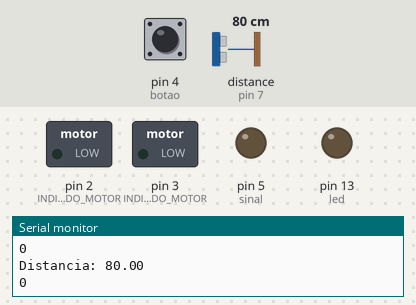
Bench run of a sketch on a simulated Arduino Uno, built with avr-gcc and run on an emulated ATmega328P. On the bench: switched loads named in the sketch (green lamp = pin HIGH), output pins drawn as LEDs (lit = HIGH), the last lines printed to the serial monitor. Wiring (inferred from the names in the program): ultrasonic range finder: trigger pin 6; echo pin 7. Inputs (shaded band) come from the test bench; at power-on: distance to the obstacle (sensor on pin 7) 80 cm, pin 4 (botao) LOW. The echo pulse lasts 58.3 µs per cm; pins used as bus, display or sensor lines are not drawn.

Above: at 1.2 s.
1.3 s: distance to the obstacle (sensor on pin 7) set to 33 cm
3.3 s: distance to the obstacle (sensor on pin 7) set to 27 cm
At 5.0 s:
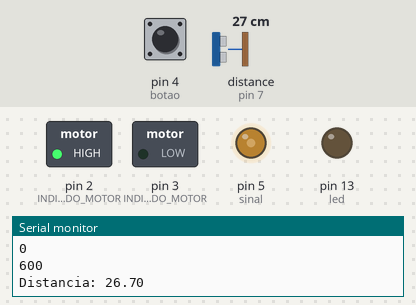
At 15.5 s:
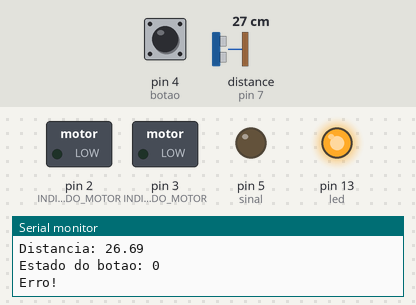
Timing chart, 0 to 15.8 s (numbered marks = the images above; inputs shaded):
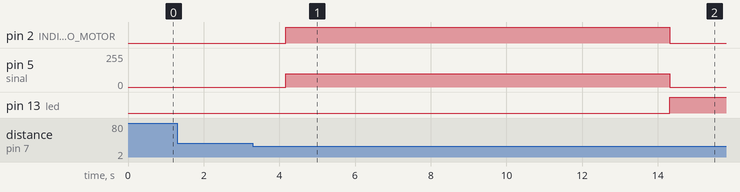

Measured:
- the behaviour switches between 30 and 29 cm on distance to the obstacle (sensor on pin 7) (found by bisection; images 0 and 1)
- after the input at 3.3 s, pin 2 (INDICA_O_SENTIDO_DO_MOTOR): LOW → HIGH after 0.87 s, → LOW 10.1 s later; pin 5 (sinal): 0/255 → 100/255 after 0.87 s, → 0/255 10.1 s later; pin 13 (led): LOW → HIGH after 11.0 s

The sketch:

sketch_dec7a_copy_20231216111735_FINAL.ino
```cpp
// C++ CODE


///////// PROJETO BEBEDOURO AUTOMÁTICO/////////////////////
//INTRODUÇÃO A ENGENHARIA ELÉTRICA E ALGORÍTIMO E LÓGICA DE PROGRAMAÇÃO


// /////////////////////DEFININDOS OS PINOS////////////////////
#define trig 6
#define echo 7
#define led 13
#define sinal 5
#define botao 4

////////////////////////////INICIALIZANDO VARIÁVEIS/////////////////////////////////////

short pwm=100;  //SINAL DO PWM RESPONSÁVEL POR CONTROLAR A POTENCIA DO MOTOR ATRAVÉS DA PONTE H
short distan_min= 10;  //DEFINE A DISTÂNCIA MÍNIMA DE ACIONAMENTO DO SISTEMA
short distan_max=30;  //DEFINE A DISTÂNCIA MÁXIMA DE ACIONAMENTO DO SISTEMA
long int tempo_inativo=5000; //DEFINE O TEMPO QUE VAI FICAR INOPERANTE APÓS ESTADO DE ERRO
long int temp_max=10000;  //DEFINE O TEMPO MÁXIMO QUE PODE PERMANECER LIGADO.

float duracao, distancia; ///VARIAVEIS RESPONSÁVEIS POR CALCULAR A DISTANCIA DO SENSOR
long int cont_delay=0; //CONTA O TEMPO AO ACIONAR O MOTOR PELO SENSOR OU PELOS BOTÕES

void setup()
{

  ////////////////////DEFININDO ENTRADAS, SAIDAS E ESTADOS LÓGICOS////////////////////////

  Serial.begin(9600);   //O MONITOR SERIAL É ACIONADO
  pinMode(echo, INPUT); //PINO QUE DETECTA O PULSO RETONADO PELO SENSOR É DEFINIDO COMO ENTRADA
  pinMode(trig, OUTPUT); //PINO QUE ENVIA UM PULSO PARA O SENSOR É DEFINIDO COMO SAÍDA
  pinMode(botao, INPUT); //PINO DO BOTÃO É CONFIGURADO COMO INPUT
  pinMode(sinal, OUTPUT);  //PINO ONDE É ENVIADO O SINAL PWM PARA PONTE H
  pinMode(led, OUTPUT);  ////SAIDA QUE INDICA O BEBEDEOURO EM ESTADO DE ERRO

  /////PINOS 2 E 3 SÃO RESPONSÁVEIS POR COMANDAR O SENTIDO E ATIVAÇÃO DO MOTOR, PORTANTO DEVEM ESTAR EM ESTADO 0
  pinMode(2, OUTPUT);     //INDICA O SENTIDO DO MOTOR
  pinMode(3, OUTPUT);     //INDICA O SENTIDO DO MOTOR
  digitalWrite(3,LOW);    //É MANTIDO EM ESTADO BAIXO
  digitalWrite(2,LOW);    //É MANTIDO EM ESTADO BAIXO

}

void loop()
{   //INICIALMENTE O SENSOR PRECISA ESTAR ATIVO USANDO A FUNÇÃO DIST(); PARA CALCULAR A DISTANCIA DE DETECÇÃO
  dist();
  Serial.println(digitalRead(botao));    ///PRINTA O ESTADO DO BOTÃO NO MONITOR

  ///////ACIONAMENTO ATRAVES DO ESTADO DO BOTÃO///////////////
  if(digitalRead(botao)==1){       //SE BOTÃO PRECIONADO, ENTRE E FAÇA OS COMANDOS ABAIXO
    delay(500);                   //  DELAY PARA ACIONAMENTO
    cont_delay=0;                 // VARIAVEL CONTADORA ZERADA A CADA CICLO
    if(digitalRead(botao)==1){    // SE REALMENTE ESTA PRECIONADO, CONTINUE
      digitalWrite(2,HIGH);       // O MOTOR ESTÁ APTO PARA SER ACIONADO
      analogWrite(sinal,pwm);     // SINAL RECEBE PWM
      while(digitalRead(botao)==1 and cont_delay<temp_max){  // ENQUANTO BOTÃO PRECIONADO E CONTADOR FOR MENOR QUE O TEMPO MAXIMO ESTIPULADO
        Serial.println(digitalRead(botao));                //PRINT O ESTADO DO BOTÃO
        delay(200);
        cont_delay+=200;                                  // CONTE O TEMPO
        Serial.println(cont_delay);                      //MOSTRE A CONTAGEM NA TELA
      }

    }
    if(cont_delay>=temp_max){   //SE OS SINAIS DE ENTRADA PERMANECERAM ATÉ O TEMPO MÁXIMO SER ATINGIDO
      pare();  //A FUNÇÃO PARE É ACESSADA
    }
    else{        //SE NÃO, OS SINAIS DE ENTRADA FORAM RETIRADOS ANTES DO TEMPO MÁXIMO SER ATINGIDO.
      delay(500); //DEMORA 500 MILISEGUNDOS
      digitalWrite(2,LOW);  //O SINAL ALTO REFERNETE AO SENTIDO É PARADO
      analogWrite(sinal,0);  //O PULSO PWM É PARADO
    }
  }


  ///////ACIONAMENTO ATRAVES DO ESTADO DO SENSOR ULTRASSÔNICO///////////////
  if(distancia>=distan_min && distancia<=distan_max){  //SE DISTANCIA CALCULADA ESTIVER ENTRE A ESTIPULADA, ENTRE E FAÇA OS COMANDOS ABAIXO
    delay(500);                                             //  DELAY PARA ACIONAMENTO
    cont_delay=0;                                         // VARIAVEL CONTADORA ZERADA A CADA CICLO
    if(distancia>=distan_min && distancia<=distan_max){    // SE REALMENTE A DISTANCIA ESTA CERTA, CONTINUE
      digitalWrite(2,HIGH);                                // O MOTOR ESTÁ APTO PARA SER ACIONADO
      analogWrite(sinal,pwm);                              // SINAL RECEBE PWM
      while(distancia>=distan_min && distancia<=distan_max and cont_delay<temp_max){ // ENQUANTO DISTANCIA ESTIVER DENTRO DO INTERVALO E CONTADOR FOR MENOR QUE O TEMPO MAXIMO ESTIPULADO
        dist();                                                    //ATUALIZE O VALOR DA VARIAVEL DISTANCIA
        Serial.println(digitalRead(botao));                        //MOSTRE A CONDIÇÃO DO BOTÃO
        cont_delay+=200;                                           // CONTE O TEMPO
        Serial.println(cont_delay);                               //MOSTRE A CONTAGEM NA TELA
      }
    }
    if(cont_delay>=temp_max){    //SE OS SINAIS DE ENTRADA PERMANECERAM ATÉ O TEMPO MÁXIMO SER ATINGIDO
      pare();                     //A FUNÇÃO PARE(); É ACESSADA
    }
    else{                        //SE NÃO, OS SINAIS DE ENTRADA FORAM RETIRADOS ANTES DO TEMPO MÁXIMO SER ATINGIDO.
      delay(500);                //DEMORA 500 MILISEGUNDOS
      digitalWrite(2,LOW);          //O SINAL ALTO REFERNETE AO SENTIDO É PARADO
      analogWrite(sinal,0);           //O PULSO PWM É PARADO
    }
  }

}

void dist(){
  digitalWrite(trig, HIGH);   //É ENVIADO UM SINAL ALTO PARA O TRIG
  delayMicroseconds(10);      //O ESTADO ALTO É MANTIDO DURANTE 10 MICROSEGUNDOS
  digitalWrite(trig, LOW);    //O SINAL ALTO É INTERROMPIDO

  duracao = pulseIn(echo, HIGH);  //DURACAO RECEBE O TEMPO DE RETORNO DO PULSO ENVIADO PELO ECHO
  distancia = (duracao*.0343)/2;     //DISTANCIA CALCULADA CONFORME A VELOCIDADE DO SOM
  delay(200);           //DELAY DE 200 MILISEGUNDOS
  Serial.print("Distancia: ");
  Serial.println(distancia);    //A DISTÂNCIA É MOSTRADA NO MONITOR SERIAL
}

void pare(){
  ////////////////A BOMBA É DESLIGADA////////////////////////////
  digitalWrite(2,LOW);    //O SINAL ALTO REFERNETE AO SENTIDO É PARADO
  analogWrite(sinal,0);   //O PULSO PWM É PARADO
  digitalWrite(led,1); //ACIONA LED DO PINO 13 INDICANDO ERRO


  while(digitalRead(botao)==1 || (distancia>=distan_min && distancia<=distan_max)){ // ENQUANTO BOTÃO CONTINUA PRECIONADO OU SENSOR AINDA DETECTA O OBJETO
    Serial.print("Erro!");    //"ERRO" É PRINTADO NO MONITOR SERIAL, INDICANDO O ESTADO
    Serial.println();
    dist();  //A FUNÇÃO dist(); É ACESSADA PARA ATUALIZAR O VALOR DA VARIÁVEL distancia
    Serial.print("Estado do botao: ");
    Serial.println(digitalRead(botao));   //O ESTADO DO BOTÃO É MOSTRADO NO MONITOR SERIAL
  }
  delay(tempo_inativo);
  digitalWrite(led,0);    //SE SAIR DO ERRO CONTE 5 SEGUNDOS DESLIGUE O LED E A FUNÇÃO loop() É RETORNADA;
}
```
